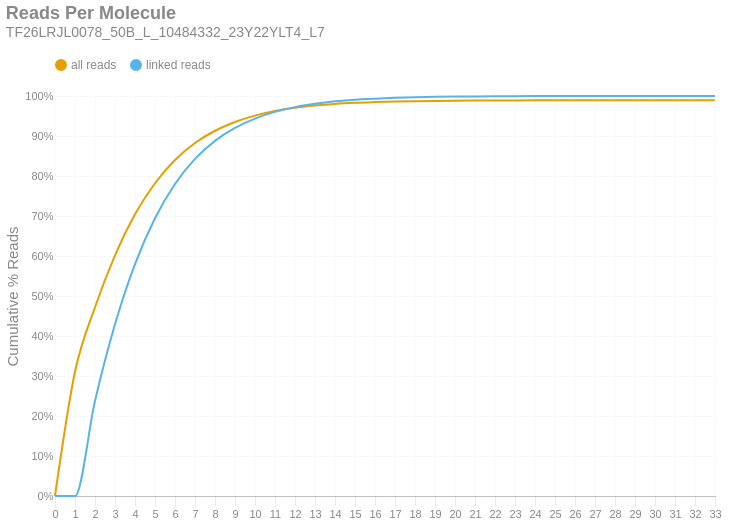

Source (notebook cell):
### Markdown cell above
### Reads per Molecule
This chart shows the cumulative distribution of the number of reads per linked molecule. That is, how many alignments are associated with a unique molecule. This excludes the number of reads associated with invalid or absent linked-read barcodes. The `linked` histogram is the percentages recalculated when disregarding singletons.

### Code cell
if SKIPLR:
    print_html(f"Skipped")
else:
    counts = np.bincount(valids['reads'].cast(pl.Int64).to_numpy())
    weighted = counts * np.arange(len(counts))
    all_perc = weighted / n_reads
    linked_perc = weighted / n_linked_reads
    linked_perc[1] = 0
    binned_df = pl.DataFrame({
        'readsper': list(range(len(counts))),
        'all reads (cumsum)': np.cumsum(all_perc).tolist(),
        'linked reads (cumsum)': np.cumsum(linked_perc).tolist(),
    })

    with SafeRender(binned_df):
        (
            density_plot(binned_df, 'Reads Per Molecule', samplename, 'readspmol')
            .encode(
                x=alt.X('readsper:O', title=None).axis(labelAngle=0).scale(padding=0),
                y=alt.Y('value:Q', title='Cumulative % Reads').axis(format='%').stack(False),
                color=alt.Color("key:N").scale(domain=["all reads", "linked reads"]),
                tooltip=[
                    alt.Tooltip("key:N", title="Data Type"),
                    alt.Tooltip("readsper:O", title="Reads Per Molecule"),
                    alt.Tooltip("value:Q", format=".2%", title="% Reads (Cum.)")
                ]            
            )
        ).display()

### Figure 1 — Vega-Lite specification as saved in the notebook (floating-point values rounded to 4 significant figures)
{"width": "container", "height": 400, "config": {"title": {"anchor": "start", "dy": -15, "fontSize": 18, "color": "#888888", "subtitleColor": "#888888", "subtitleFontSize": 14}, "arc": {"fill": "#0072B2"}, "axis": {"domainColor": "#888888", "domainWidth": 0.5, "gridWidth": 0.2, "grid": false, "titleFontWeight": 400, "titleFontSize": 15, "labelFontSize": 11, "labelColor": "#888888", "tickColor": "#888888", "tickWidth": 0.2, "titleColor": "#888888"}, "axisBand": {"grid": false}, "axisX": {"grid": true, "tickSize": 10, "domainCap": "round"}, "axisY": {"domain": false, "grid": true, "tickSize": 0, "domainCap": "round"}, "background": "transparent", "header": {"labelFontSize": 15, "labelColor": "#888888", "titleFontSize": 15, "titleFontWeight": 600, "titleColor": "#888888"}, "legend": {"labelFont": "sans-serif", "labelFontSize": 12, "labelColor": "#888888", "symbolSize": 100, "symbolType": "circle", "titleFontSize": 12, "titlePadding": 10, "titleColor": "#888888", "title": null, "orient": "top"}, "range": {"category": ["#E69F00", "#56B4E9", "#009E73", "#F0E442", "#0072B2", "#D55E00", "#CC79A7", "#000000"], "diverging": ["#cfe8f3", "#a2d4ec", "#73bfe2", "#46abdb", "#1696d2", "#12719e"]}, "area": {"fill": "#0072B2", "fillOpacity": 0.7, "line": true, "strokeOpacity": 0.7}, "line": {"color": "#0072B2", "stroke": "#0072B2", "strokeWidth": 2}, "trail": {"color": "#0072B2", "stroke": "#0072B2", "strokeWidth": 0, "size": 1}, "point": {"filled": true, "fillOpacity": 1.0, "size": 95}, "text": {"color": "#888888", "fontSize": 11, "align": "right", "fontWeight": 400, "size": 11}, "bar": {"fill": "#0072B2", "stroke": null}, "view": {"stroke": null, "continuousWidth": 660, "continuousHeight": 400}}, "data": {"name": "data-67925c7be34a0951a75e6de2f59bdb6e"}, "mark": {"type": "line", "interpolate": "monotone", "point": {"opacity": 0, "size": 275}}, "encoding": {"color": {"field": "key", "scale": {"domain": ["all reads", "linked reads"]}, "type": "nominal"}, "tooltip": [{"field": "key", "title": "Data Type", "type": "nominal"}, {"field": "readsper", "title": "Reads Per Molecule", "type": "ordinal"}, {"field": "value", "format": ".2%", "title": "% Reads (Cum.)", "type": "quantitative"}], "x": {"axis": {"labelAngle": 0}, "field": "readsper", "scale": {"padding": 0}, "title": null, "type": "ordinal"}, "y": {"axis": {"format": "%"}, "field": "value", "stack": false, "title": "Cumulative % Reads", "type": "quantitative"}}, "params": [{"name": "param_c36ac31b6afebe62", "select": {"type": "point", "fields": ["key"]}, "bind": "legend"}], "title": {"text": "Reads Per Molecule", "subtitle": "TF26LRJL0078_50B_L_10484332_23Y22YLT4_L7"}, "transform": [{"fold": ["all reads (cumsum)", "linked reads (cumsum)"]}, {"calculate": "replace(datum.key, ' (cumsum)', '')", "as": "key"}, {"filter": {"param": "param_c36ac31b6afebe62"}}], "usermeta": {"embedOptions": {"downloadFileName": "TF26LRJL0078_50B_L_10484332_23Y22YLT4_L7.readspmol"}}, "$schema": "https://vega.github.io/schema/vega-lite/v6.4.1.json", "datasets": {"data-67925c7be34a0951a75e6de2f59bdb6e": [{"readsper": 0, "all reads (cumsum)": 0.0, "linked reads (cumsum)": 0.0}, {"readsper": 1, "all reads (cumsum)": 0.3106, "linked reads (cumsum)": 0.0}, {"readsper": 2, "all reads (cumsum)": 0.4718, "linked reads (cumsum)": 0.2376}, {"readsper": 3, "all reads (cumsum)": 0.6018, "linked reads (cumsum)": 0.4291}, {"readsper": 4, "all reads (cumsum)": 0.7041, "linked reads (cumsum)": 0.5799}, {"readsper": 5, "all reads (cumsum)": 0.7819, "linked reads (cumsum)": 0.6945}, {"readsper": 6, "all reads (cumsum)": 0.84, "linked reads (cumsum)": 0.78}, {"readsper": 7, "all reads (cumsum)": 0.8825, "linked reads (cumsum)": 0.8427}, {"readsper": 8, "all reads (cumsum)": 0.9131, "linked reads (cumsum)": 0.8878}, {"readsper": 9, "all reads (cumsum)": 0.9351, "linked reads (cumsum)": 0.9202}, {"readsper": 10, "all reads (cumsum)": 0.9509, "linked reads (cumsum)": 0.9435}, {"readsper": 11, "all reads (cumsum)": 0.9623, "linked reads (cumsum)": 0.9602}, {"readsper": 12, "all reads (cumsum)": 0.9704, "linked reads (cumsum)": 0.9722}, {"readsper": 13, "all reads (cumsum)": 0.976, "linked reads (cumsum)": 0.9804}, {"readsper": 14, "all reads (cumsum)": 0.9802, "linked reads (cumsum)": 0.9866}, {"readsper": 15, "all reads (cumsum)": 0.9829, "linked reads (cumsum)": 0.9907}, {"readsper": 16, "all reads (cumsum)": 0.9848, "linked reads (cumsum)": 0.9934}, {"readsper": 17, "all reads (cumsum)": 0.9862, "linked reads (cumsum)": 0.9955}, {"readsper": 18, "all reads (cumsum)": 0.9872, "linked reads (cumsum)": 0.9969}, {"readsper": 19, "all reads (cumsum)": 0.9878, "linked reads (cumsum)": 0.9979}, {"readsper": 20, "all reads (cumsum)": 0.9883, "linked reads (cumsum)": 0.9985}, {"readsper": 21, "all reads (cumsum)": 0.9886, "linked reads (cumsum)": 0.999}, {"readsper": 22, "all reads (cumsum)": 0.9888, "linked reads (cumsum)": 0.9993}, {"readsper": 23, "all reads (cumsum)": 0.989, "linked reads (cumsum)": 0.9996}, {"readsper": 24, "all reads (cumsum)": 0.9891, "linked reads (cumsum)": 0.9998}, {"readsper": 25, "all reads (cumsum)": 0.9891, "linked reads (cumsum)": 0.9998}, {"readsper": 26, "all reads (cumsum)": 0.9892, "linked reads (cumsum)": 0.9999}, {"readsper": 27, "all reads (cumsum)": 0.9892, "linked reads (cumsum)": 0.9999}, {"readsper": 28, "all reads (cumsum)": 0.9892, "linked reads (cumsum)": 0.9999}, {"readsper": 29, "all reads (cumsum)": 0.9892, "linked reads (cumsum)": 0.9999}, {"readsper": 30, "all reads (cumsum)": 0.9892, "linked reads (cumsum)": 0.9999}, {"readsper": 31, "all reads (cumsum)": 0.9892, "linked reads (cumsum)": 0.9999}, {"readsper": 32, "all reads (cumsum)": 0.9892, "linked reads (cumsum)": 1.0}, {"readsper": 33, "all reads (cumsum)": 0.9892, "linked reads (cumsum)": 1.0}]}}
